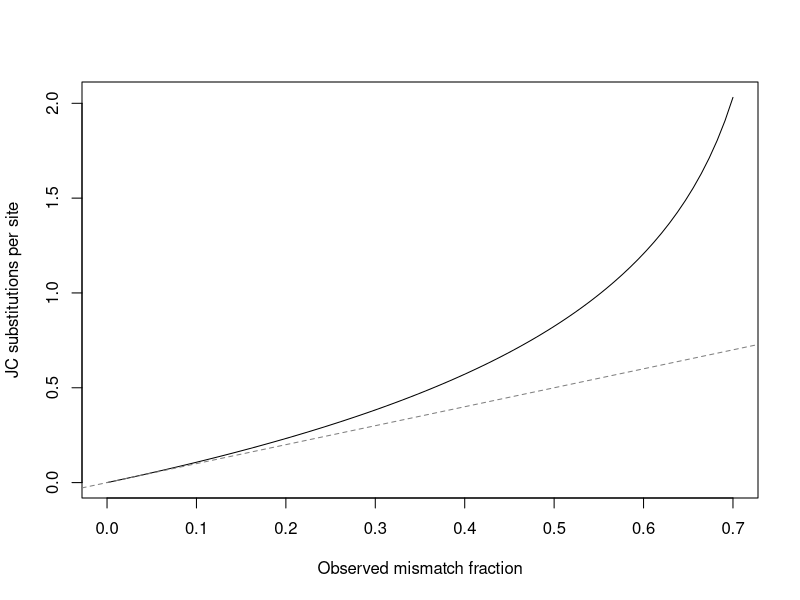

Here is the R script that generated this plot:
## ---- chunk 1
Q <- c(10,20,30,40)
data.frame(Q=Q,error_probability=10^(-Q/10))
a <- strsplit("ACGTACGTACGT","")[[1]]
b <- strsplit("ACGTTCGTTCGT","")[[1]]
p <- mean(a!=b)
d <- -.75*log(1-4*p/3)
c(observed_fraction=p, JC_distance=d)
stopifnot(abs(p-2/12)<1e-12, d>p)
## ---- chunk 2
gA <- c(0,0,1,1,2,2)
y <- c(2,3,4,5,6,7)
a <- lm(y~gA)
gB <- 2-gA;b <- lm(y~gB)
c(A_effect=coef(a)[2],B_effect=coef(b)[2])
stopifnot(max(abs(fitted(a)-fitted(b)))<1e-12,
 abs(coef(a)[2]+coef(b)[2])<1e-12)
## ---- chunk 3
p <- seq(0,.7,length.out=80)
plot(p,-.75*log(1-4*p/3),type='l',
 xlab='Observed mismatch fraction',ylab='JC substitutions per site')
abline(0,1,lty=2,col='grey50')
